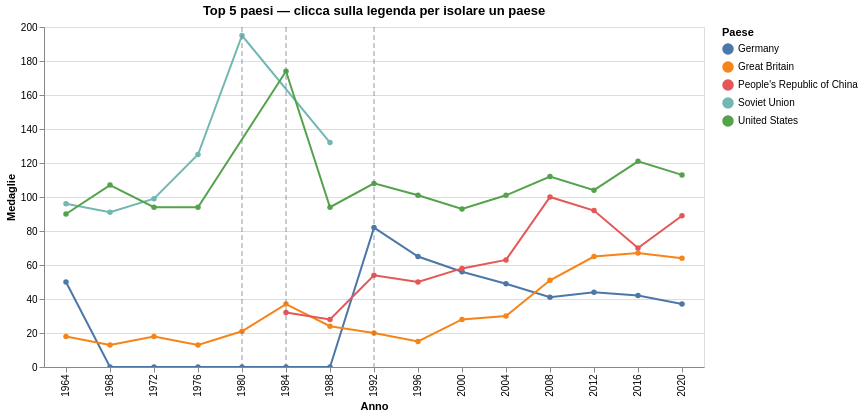

The notebook cell saved with this chart:
### Markdown cell above
### 6.2 Evoluzione Top 5 paesi storici

### Code cell
# Top 5 paesi per medaglie totali
top5 = (df_summer.groupby("country")["total"].sum()
        .sort_values(ascending=False).head(5).index.tolist())

top5_df = (df_summer[df_summer["country"].isin(top5)]
           .groupby(["year","country"])["total"].sum()
           .reset_index())

# Linee multi-serie con hover
selection = alt.selection_point(fields=["country"], bind="legend")

top5_chart = (
    alt.Chart(top5_df)
    .mark_line(point=True)
    .encode(
        x=alt.X("year:O", title="Anno"),
        y=alt.Y("total:Q", title="Medaglie"),
        color=alt.Color("country:N", title="Paese"),
        opacity=alt.condition(selection, alt.value(1), alt.value(0.15)),
        tooltip=["country:N","year:O",alt.Tooltip("total:Q", title="Medaglie")]
    )
    .add_params(selection)
)

# Linee verticali boicottaggi
boycott_data = pd.DataFrame({"year":[1980,1984,1992],
                              "evento":["Boic. USA","Boic. URSS","Fine URSS"]})
boycott_lines = (
    alt.Chart(boycott_data)
    .mark_rule(strokeDash=[5,3], color=GRAY, opacity=0.7)
    .encode(x="year:O", tooltip=["evento:N"])
)

(top5_chart + boycott_lines).properties(
    title="Top 5 paesi — clicca sulla legenda per isolare un paese",
    width=660, height=340
).interactive().display()

### Figure 1 — Vega-Lite specification as saved in the notebook (floating-point values rounded to 4 significant figures)
{"config": {"view": {"continuousWidth": 300, "continuousHeight": 300}}, "layer": [{"data": {"name": "data-240e5741ca37240192d482fbaf9b9c22"}, "mark": {"type": "line", "point": true}, "encoding": {"color": {"field": "country", "title": "Paese", "type": "nominal"}, "opacity": {"condition": {"param": "param_ceb532b23bd81c82", "value": 1}, "value": 0.15}, "tooltip": [{"field": "country", "type": "nominal"}, {"field": "year", "type": "ordinal"}, {"field": "total", "title": "Medaglie", "type": "quantitative"}], "x": {"field": "year", "title": "Anno", "type": "ordinal"}, "y": {"field": "total", "title": "Medaglie", "type": "quantitative"}}, "name": "view_1f45674f181f268d_0"}, {"data": {"name": "data-c06f2f8ee8d2c279bd96fe20a360804c"}, "mark": {"type": "rule", "color": "#64748B", "opacity": 0.7, "strokeDash": [5, 3]}, "encoding": {"tooltip": [{"field": "evento", "type": "nominal"}], "x": {"field": "year", "type": "ordinal"}}}], "height": 340, "params": [{"name": "param_ceb532b23bd81c82", "select": {"type": "point", "fields": ["country"]}, "bind": "legend", "views": ["view_1f45674f181f268d_0"]}, {"name": "param_1e9efca18e7a2868", "select": {"type": "interval", "encodings": ["x", "y"]}, "bind": "scales", "views": ["view_1f45674f181f268d_0"]}], "title": "Top 5 paesi — clicca sulla legenda per isolare un paese", "width": 660, "$schema": "https://vega.github.io/schema/vega-lite/v6.1.0.json", "datasets": {"data-240e5741ca37240192d482fbaf9b9c22": [{"year": 1964, "country": "Germany", "total": 50}, {"year": 1964, "country": "Great Britain", "total": 18}, {"year": 1964, "country": "Soviet Union", "total": 96}, {"year": 1964, "country": "United States", "total": 90}, {"year": 1968, "country": "Germany", "total": 0}, {"year": 1968, "country": "Great Britain", "total": 13}, {"year": 1968, "country": "Soviet Union", "total": 91}, {"year": 1968, "country": "United States", "total": 107}, {"year": 1972, "country": "Germany", "total": 0}, {"year": 1972, "country": "Great Britain", "total": 18}, {"year": 1972, "country": "Soviet Union", "total": 99}, {"year": 1972, "country": "United States", "total": 94}, {"year": 1976, "country": "Germany", "total": 0}, {"year": 1976, "country": "Great Britain", "total": 13}, {"year": 1976, "country": "Soviet Union", "total": 125}, {"year": 1976, "country": "United States", "total": 94}, {"year": 1980, "country": "Germany", "total": 0}, {"year": 1980, "country": "Great Britain", "total": 21}, {"year": 1980, "country": "Soviet Union", "total": 195}, {"year": 1984, "country": "Germany", "total": 0}, {"year": 1984, "country": "Great Britain", "total": 37}, {"year": 1984, "country": "People's Republic of China", "total": 32}, {"year": 1984, "country": "United States", "total": 174}, {"year": 1988, "country": "Germany", "total": 0}, {"year": 1988, "country": "Great Britain", "total": 24}, {"year": 1988, "country": "People's Republic of China", "total": 28}, {"year": 1988, "country": "Soviet Union", "total": 132}, {"year": 1988, "country": "United States", "total": 94}, {"year": 1992, "country": "Germany", "total": 82}, {"year": 1992, "country": "Great Britain", "total": 20}, {"year": 1992, "country": "People's Republic of China", "total": 54}, {"year": 1992, "country": "United States", "total": 108}, {"year": 1996, "country": "Germany", "total": 65}, {"year": 1996, "country": "Great Britain", "total": 15}, {"year": 1996, "country": "People's Republic of China", "total": 50}, {"year": 1996, "country": "United States", "total": 101}, {"year": 2000, "country": "Germany", "total": 56}, {"year": 2000, "country": "Great Britain", "total": 28}, {"year": 2000, "country": "People's Republic of China", "total": 58}, {"year": 2000, "country": "United States", "total": 93}, {"year": 2004, "country": "Germany", "total": 49}, {"year": 2004, "country": "Great Britain", "total": 30}, {"year": 2004, "country": "People's Republic of China", "total": 63}, {"year": 2004, "country": "United States", "total": 101}, {"year": 2008, "country": "Germany", "total": 41}, {"year": 2008, "country": "Great Britain", "total": 51}, {"year": 2008, "country": "People's Republic of China", "total": 100}, {"year": 2008, "country": "United States", "total": 112}, {"year": 2012, "country": "Germany", "total": 44}, {"year": 2012, "country": "Great Britain", "total": 65}, {"year": 2012, "country": "People's Republic of China", "total": 92}, {"year": 2012, "country": "United States", "total": 104}, {"year": 2016, "country": "Germany", "total": 42}, {"year": 2016, "country": "Great Britain", "total": 67}, {"year": 2016, "country": "People's Republic of China", "total": 70}, {"year": 2016, "country": "United States", "total": 121}, {"year": 2020, "country": "Germany", "total": 37}, {"year": 2020, "country": "Great Britain", "total": 64}, {"year": 2020, "country": "People's Republic of China", "total": 89}, {"year": 2020, "country": "United States", "total": 113}], "data-c06f2f8ee8d2c279bd96fe20a360804c": [{"year": 1980, "evento": "Boic. USA"}, {"year": 1984, "evento": "Boic. URSS"}, {"year": 1992, "evento": "Fine URSS"}]}}
